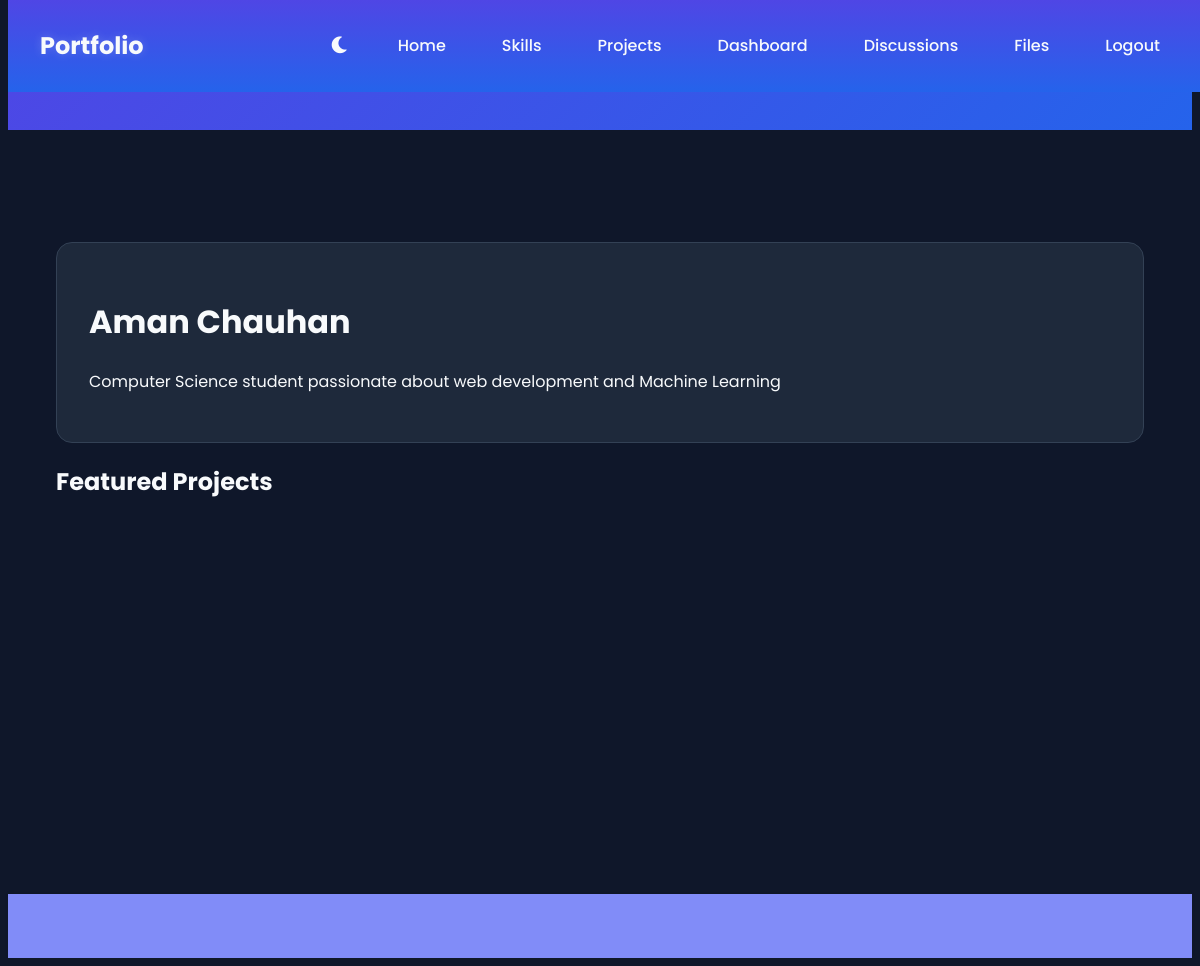
/ (signed in), run on the app's committed database.
### app.py (models this page shows)
class Student(UserMixin, db.Model):
    id = db.Column(db.Integer, primary_key=True)
    username = db.Column(db.String(80), unique=True, nullable=False)
    password_hash = db.Column(db.String(120), nullable=False)
    name = db.Column(db.String(100), nullable=False)
    email = db.Column(db.String(120), unique=True, nullable=False)
    bio = db.Column(db.Text)
    profile_image = db.Column(db.String(200))
    resume_url = db.Column(db.String(200))
    github_url = db.Column(db.String(200))
    linkedin_url = db.Column(db.String(200))
    skills = db.relationship('Skill', backref='student', lazy=True)
    projects = db.relationship('Project', backref='student', lazy=True)
    certificates = db.relationship('Certificate', backref='student', lazy=True)
    education = db.relationship('Education', backref='student', lazy=True)
    discussions = db.relationship('Discussion', backref='author', lazy=True)
    comments = db.relationship('Comment', backref='author', lazy=True)
    shared_files = db.relationship('SharedFile', backref='author', lazy=True)

### app.py (the view)
@app.route('/')
def home():
    if not current_user.is_authenticated:
        return redirect(url_for('signup'))  # Changed to redirect to signup first
    return render_template('home.html', student=current_user)

### app.py (called while the page is built)
@login_manager.user_loader
def load_user(user_id):
    return Student.query.get(int(user_id))

### templates/home.html (shortened to what this page needs)
{% extends "base.html" %}
{% block content %}
<main>
    <div class="hero">
        <div class="container">
            <div class="profile-header card">
                <h1>{{ student.name }}</h1>
                <p class="lead">{{ student.bio }}</p>
            </div>
        </div>
    </div>
    <div class="container">
        <section class="featured-projects">
            <h2>Featured Projects</h2>
        </section>
    </div>
</main>
{% endblock %}

### templates/base.html (style rules this page uses)
:root[data-theme="dark"] { --primary-color: #818cf8; --secondary-color: #6366f1; --accent-color: #4f46e5; --background-color: #0f172a; --card-bg: #1e293b; --text-color: #f8fafc; --text-muted: #cbd5e1; --border-color: #334155; --gradient-start: #4f46e5; --gradient-end: #2563eb; --hover-color: #6366f1; --shadow-color: rgba(0, 0, 0, 0.3); }
body { font-family: 'Poppins', sans-serif; line-height: 1.6; color: var(--text-color); background-color: var(--background-color); transition: all 0.3s ease; }
main { margin-top: 80px; min-height: calc(100vh - 80px - 100px); padding: 2rem 1rem; }
.container { max-width: 1400px; margin: 0 auto; padding: 0 2rem; }
.card { background: var(--secondary-color); border-radius: 1rem; padding: 2rem; box-shadow: var(--card-shadow); transition: all 0.3s ease; color: var(--text-color); background: var(--card-bg); border: 1px solid var(--border-color); }

### data on the page
Student: name "Aman Chauhan", bio "Computer Science student passionate about web development and Machine Learning"
